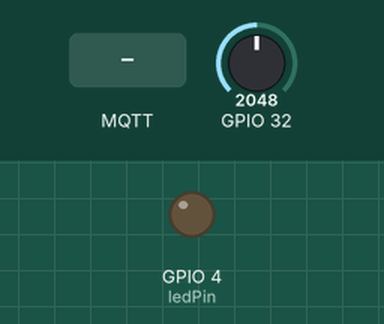
Recording of a sketch running on a simulated ESP32. Parts: output pins drawn as LEDs (lit = HIGH). Inputs (shaded band) come from the test bench; at power-on: GPIO 32 = 2048. WiFi joins after 1.5 s; servers stay silent unless stated; no MQTT or app messages arrive unless stated; what the sketch prints to the serial monitor is not drawn.

Above: at 2.7 s.
2.8 s: MQTT message "ON" arrives on the first subscribed topic
At 7.7 s:
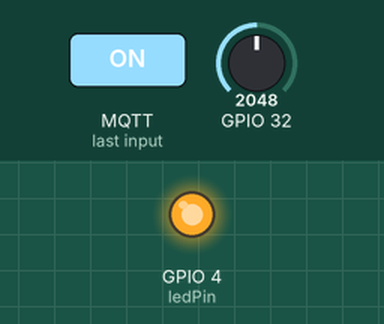
13.0 s: MQTT message "OFF" arrives on the first subscribed topic
At 17.8 s:
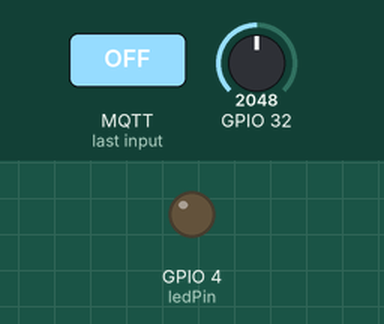
Timing chart, 0 to 19.3 s (numbered marks = the images above; inputs shaded):
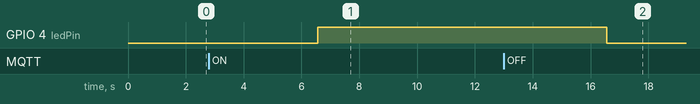

The sketch:

MQTT-photoresistor.ino
```cpp
#include <WiFi.h>
#include <PubSubClient.h>

// Wi-Fi credentials
const char* ssid = "Liam";
const char* password = "Cristian";

// MQTT broker details
const char* mqtt_server = "172.20.10.6";

// MQTT client setup
WiFiClient espClient;
PubSubClient client(espClient);

// LED Pin
const int ledPin = 4;

// Function prototypes
void setup_wifi();
void callback(String topic, byte* message, unsigned int length);
void reconnect();

void setup() {
  Serial.begin(115200);

  // Setup Wi-Fi and MQTT
  setup_wifi();
  client.setServer(mqtt_server, 1883);
  client.setCallback(callback);

  // Configure LED pin
  pinMode(ledPin, OUTPUT);
}

void setup_wifi() {
  Serial.println();
  Serial.print("Connecting to ");
  Serial.println(ssid);

  WiFi.begin(ssid, password);
  while (WiFi.status() != WL_CONNECTED) {
    delay(500);
    Serial.print(".");
  }

  Serial.println("\nWiFi connected");
  Serial.print("IP address: ");
  Serial.println(WiFi.localIP());
}

void callback(String topic, byte* message, unsigned int length) {
  // Handle messages on the subscribed topic
  String messageIn;
  for (unsigned int i = 0; i < length; i++) {
    messageIn += (char)message[i];
  }

  if (topic == "room/light") {
    Serial.print("Message received: ");
    Serial.println(messageIn);

    if (messageIn == "ON") {
      digitalWrite(ledPin, HIGH);
      Serial.println("Light turned ON");
    } else if (messageIn == "OFF") {
      digitalWrite(ledPin, LOW);
      Serial.println("Light turned OFF");
    }
  }
}

void reconnect() {
  // Reconnect to the MQTT broker if disconnected
  while (!client.connected()) {
    Serial.print("Attempting MQTT connection...");
    if (client.connect("vanieriot")) {
      Serial.println("connected");
      client.subscribe("room/light");
    } else {
      Serial.print("Failed, rc=");
      Serial.print(client.state());
      Serial.println(" retrying in 5 seconds...");
      delay(5000);
    }
  }
}

void loop() {
  // Maintain MQTT connection
  if (!client.connected()) {
    reconnect();
  }
  client.loop();

  // Publish an analog value to "room/light" every 5 seconds
  String payload = String(analogRead(32)); // Convert analog reading to String
  client.publish("room/light", payload.c_str());
  delay(5000);
}
```

Measured:
- after the input at 2.8 s, GPIO 4 (ledPin): LOW → HIGH after 3.8 s
- after the input at 13.0 s, GPIO 4 (ledPin): HIGH → LOW after 3.6 s
